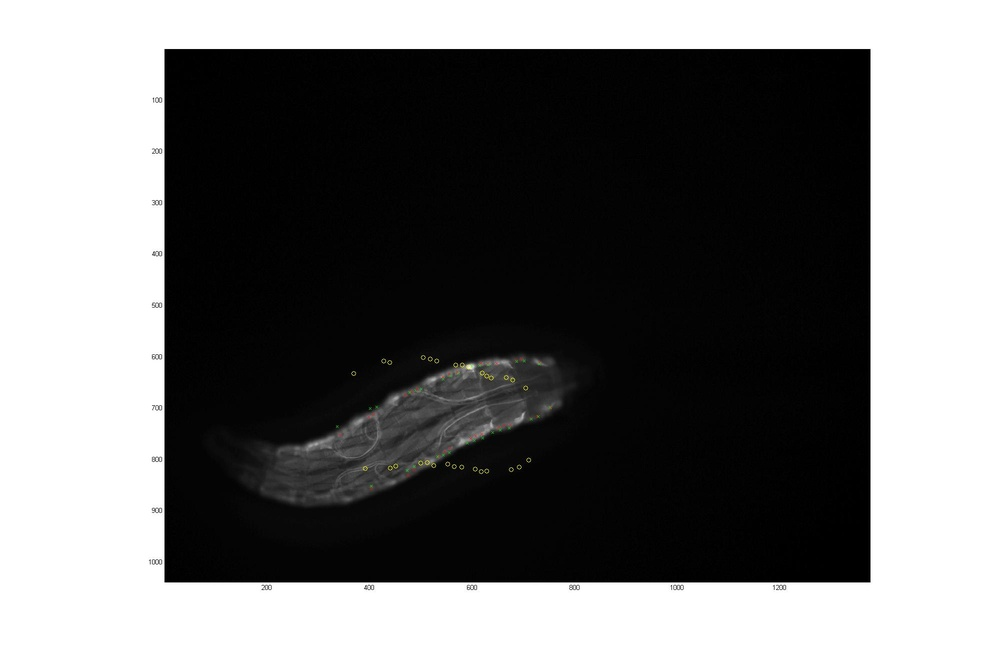
%> input picture rcpr_v1_stable/example.jpg, 1000 x 654 px, shrunk from 2000 x 1307 before the run
$ octave --eval "result = makeToolbarIconFromPNG('../../rcpr_v1_stable/example.jpg');"   (GNU Octave 9; MATLAB toolbox functions it lacks are replaced by stand-ins)
%> lines starting %> are read from the running program, lines starting %| are printed output that depends on the picture
function icon = makeToolbarIconFromPNG(filename)
%> called with filename = '../../rcpr_v1_stable/example.jpg'
% makeToolbarIconFromPNG  Creates an icon with transparent
%   background from a PNG image.

%   Copyright 2004 The MathWorks, Inc.
%   $Revision: 1.1.8.1 $  $Date: 2004/08/10 01:50:31 $

  % Read image and alpha channel if there is one.
  [icon,map,alpha] = imread(filename);
%> icon is the input picture: size 654x1000x3 uint8; mean R, G, B 112, 112, 111.9
%> map = []; alpha = []

  % If there's an alpha channel, the transparent values are 0.  For an RGB
  % image the transparent pixels are [0, 0, 0].  Otherwise the background is
  % cyan for indexed images.
  if (ndims(icon) == 3) % RGB

    idx = 0;
    if ~isempty(alpha)
      mask = alpha == idx;
    else
      mask = icon==idx;
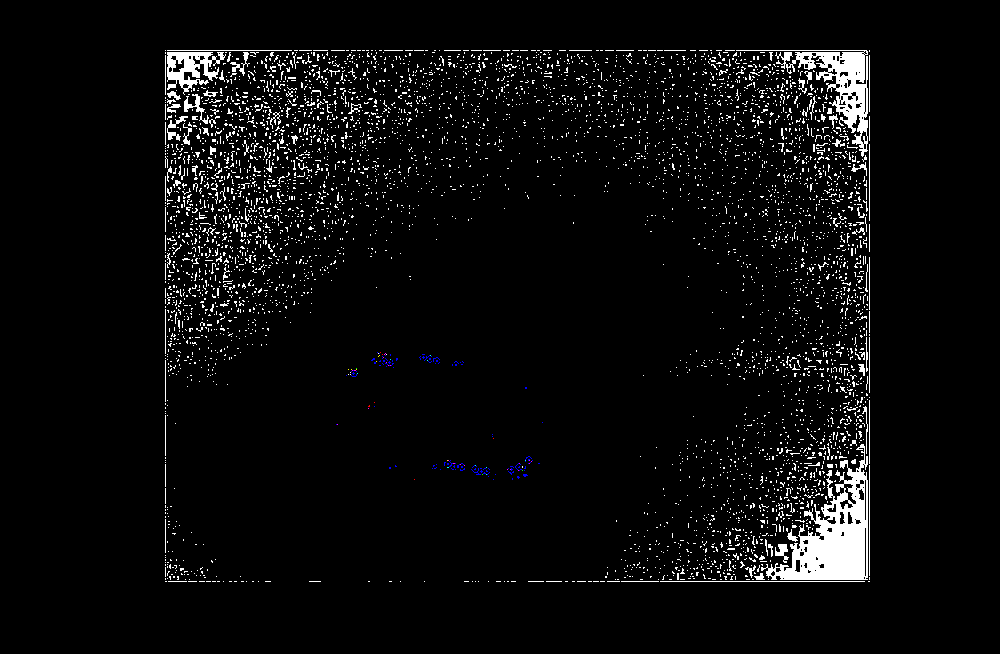
%> mask: size 654x1000x3 logical; mean R, G, B 0.0455, 0.0455, 0.046
    end

  else % indexed

    % Look through the colormap for the background color.
    for i=1:size(map,1)
      if all(map(i,:) == [0 1 1])
        idx = i;
        break;
      end
    end

    mask = icon==(idx-1); % Zero based.
    icon = ind2rgb(icon,map);

  end

  % Apply the mask.
  icon = im2double(icon);
%> icon: size 654x1000x3 double

  for p = 1:3

    tmp = icon(:,:,p);
    tmp(mask) = NaN;
    icon(:,:,p) = tmp;

  end
%> (the run ends here)
